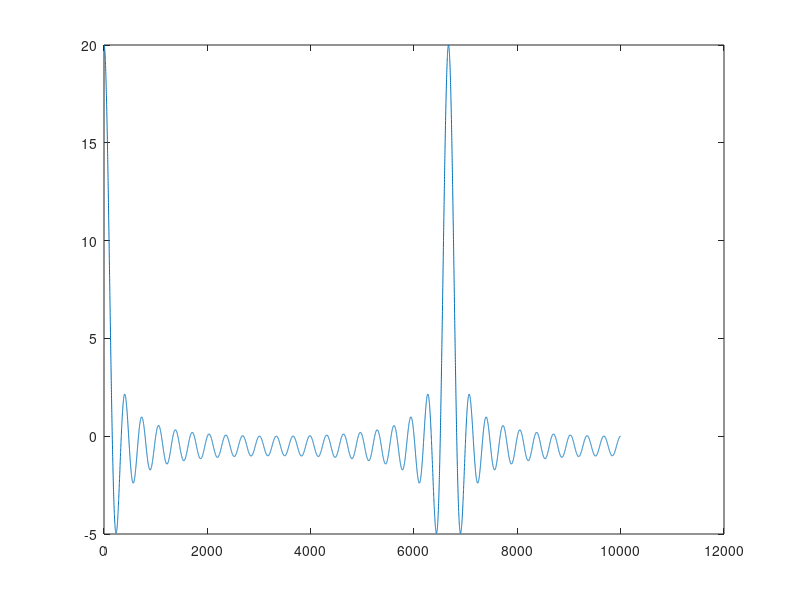
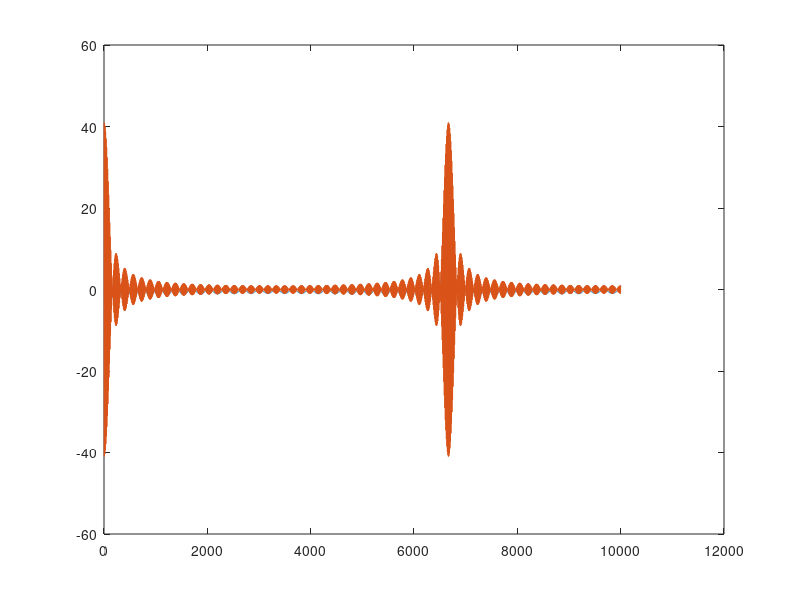

Recreate these plots in MATLAB, in order. (Note: this script raises an error after producing the figures.)
A = 1; % Амплитуда сигнала
Fs = 10e4; % Частота дискретизации
t = 0.1;
t_array = 0:1/Fs:t;
points = 1:1:length(t_array);
numSignals = 20; % Количество тонов
df=300/numSignals; % Шаг частоты
S = zeros(1,length(t_array)); % Массив сигнала
S_fft = zeros(1,length(t_array));
S_fft_shifted = zeros(1,length(t_array));
S_fft_mod = zeros(1,length(t_array)); % Массив амплитуд спектров
S_fft_ang = zeros(1,length(t_array));
for k = 1:numSignals
   St = A*exp(2*pi*t_array*1i*k*df);
   S = S + St;
   St_fft = fft(St);
   S_fft = S_fft + St_fft;
   St_fft_shifted = fftshift(St_fft);
   S_fft_shifted = S_fft_shifted + St_fft_shifted;
   St_fft_mod = abs(St_fft_shifted/length(St_fft_shifted));
   S_fft_mod = S_fft_mod + St_fft_mod;
   St_fft_ang = atan(St_fft_shifted);
   S_fft_ang = S_fft_ang + St_fft_ang;
   k = k + 1;
  end;
S_fft_mod_db = 20*log10(S_fft_mod/A); % Перевод амплитуды спектра в децибелы
figure(1);
plot(points, S);

%figure(2);
%plot(S_fft);

%figure(3);
%plot(S_fft_mod);

%figure(4);
%plot(S_fft_mod_db);

fc = 1e4;
m = 2;
S_mod = (1+m.*S).*cos(2*pi*fc*t_array); % Амплитудная модуляция

figure(5);
plot(points, S, points, S_mod);

fcm = 1e4;
mf = 10;
S_mod_freq = (A*tones)*cos(2*pi*(fcm+S+mf).*t_array); % Частотная модуляция

figure(6);
plot(points, S, points, S_mod_freq);
